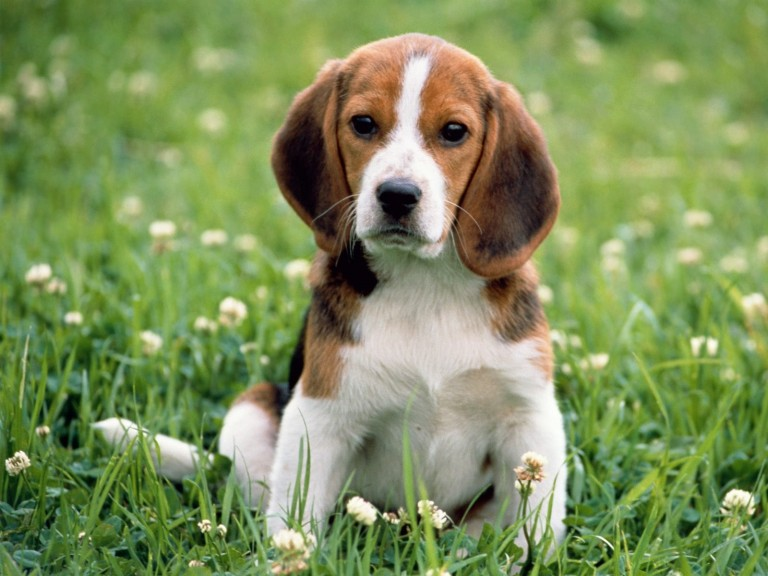
#> input picture Image_Related/SVD_Image_Compression/cute_dog.jpg, 768 x 576 px
$ python best_k_approximation.py
#> lines starting #> are read from the running program, lines starting #| are printed output that depends on the picture; long printed decimals are rounded
import numpy as np
from PIL import Image
import matplotlib.pyplot as plt


def helper_best_rank_k_approximation(input_matrix, k, print_result=False):
    """
    Helper function for best_rank_k_approximation.
    Performs SVD on a given matrix and creates lower (k) dim matrix.

    Args:
    input_matrix (np.ndarray): a matrix representing one of r/g/b image
    k (int): the desired rank of out_matrix
    print_result (bool): default False

    Returns:
        out_matrix
    """
    matrix = np.array(input_matrix)
    u, singular_values, v = np.linalg.svd(matrix, full_matrices=False)
    rows = np.ma.size(matrix, 0)
    columns = np.ma.size(matrix, 1)
    out_matrix = np.zeros((rows, columns))

    for i in range(k):
        temp = (singular_values[i]*u[:, i:i+1])
        out_matrix += (np.matmul(temp, v[i:i+1, :]))

    singular_values_squared = singular_values*singular_values
    calculated_rate = sum(singular_values_squared[k:]) / sum(singular_values_squared)

    if print_result:
        print("When k is ", k, ", error of red matrix is ", calculated_rate)

    return out_matrix, calculated_rate


def best_rank_k_approximation(image_name, k_list):
    """
    Creates 'compressed' images of lower resolution from a given image.
    Each k value in k_list will create a save a new image with corresponding name.
    Args:
    image_name (str): file location, assumes location same folder.
    k_list (list): the desired k values to be used.
    """
#> called with image_name = 'cute_dog.jpg'
    image = Image.open(image_name)
#> image is the input picture: PIL image 768x576 RGB; mean R, G, B 125.8, 144.1, 90.8
    b, g, r = image.split()
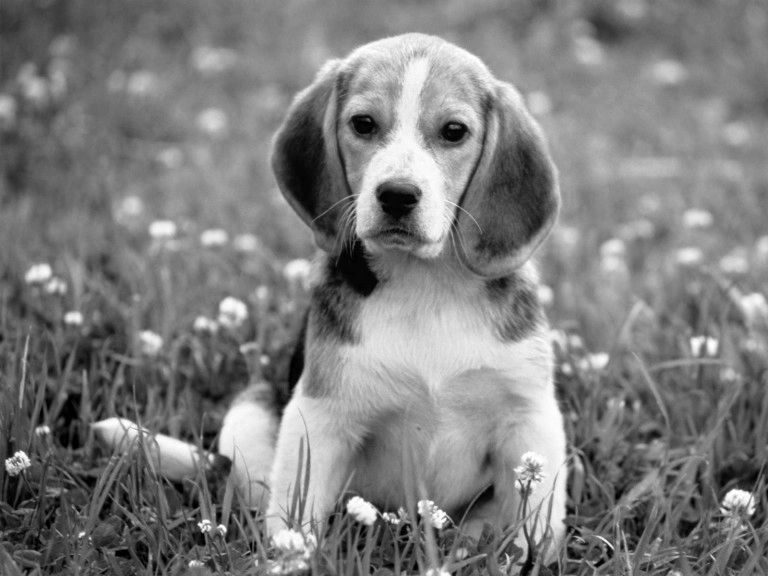
#> b: PIL image 768x576 L; min 0, max 255, mean 125.8
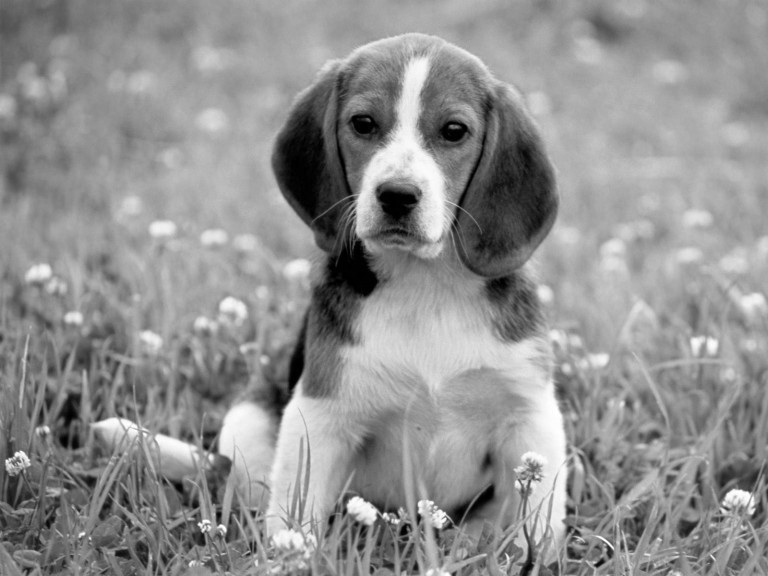
#> g: PIL image 768x576 L; min 0, max 255, mean 144.1
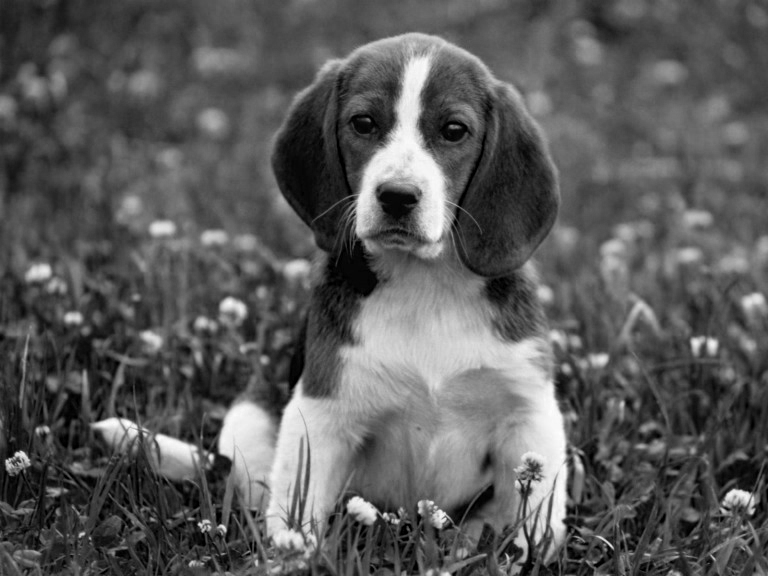
#> r: PIL image 768x576 L; min 0, max 255, mean 90.8
    rates_b = []
    rates_r = []
    rates_g = []

    for k_value in k_list:
        r_new, rate_r = helper_best_rank_k_approximation(r, k_value, print_result=True)
        g_new, rate_g = helper_best_rank_k_approximation(g, k_value)
        b_new, rate_b = helper_best_rank_k_approximation(b, k_value)
        image_r_new = Image.fromarray(r_new.clip(0, 255).astype('uint8'))
        image_g_new = Image.fromarray(g_new.clip(0, 255).astype('uint8'))
        image_b_new = Image.fromarray(b_new.clip(0, 255).astype('uint8'))
        image_new = Image.merge("RGB", (image_b_new, image_g_new, image_r_new))
        image_new.save(str(k_value)+"_approximation_"+image_name)
        rates_b.append(rate_b*100)
        rates_g.append(rate_g*100)
        rates_r.append(rate_r*100)
#> this loop made 32 passes
#> (rate_r, rate_g, rate_b) on passes 1 to 12: (0.0747, 0.0287, 0.0425), (0.0461, 0.017, 0.026), (0.032, 0.0116, 0.0178), (0.0232, 0.00848, 0.0127), (0.0174, 0.00646, 0.00948), (0.0134, 0.00502, 0.00736), (0.0106, 0.00403, 0.00576), (0.00856, 0.00326, 0.00464), (0.00695, 0.00268, 0.00378), (0.00567, 0.00222, 0.00309), (0.00467, 0.00185, 0.00256), (0.00389, 0.00156, 0.00213)
#| When k is  5 , error of red matrix is  0.07473
#| When k is  10 , error of red matrix is  0.04607
#| When k is  15 , error of red matrix is  0.03203
#| When k is  20 , error of red matrix is  0.02323
#| When k is  25 , error of red matrix is  0.01737
#| When k is  30 , error of red matrix is  0.01338
#| When k is  35 , error of red matrix is  0.01061
#| When k is  40 , error of red matrix is  0.008564
#> (further printed lines are left out)
#> pass 1, in helper_best_rank_k_approximation, `u, singular_values, v = np.linalg.svd(matrix, full_matrices=False)`:
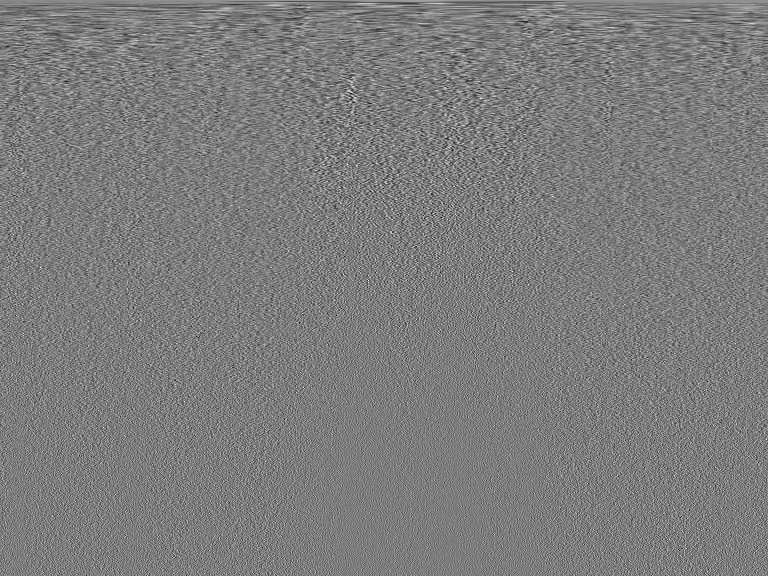
#> v: shape (576, 768) float64; min -0.201, max 0.21, mean 4.53e-05; drawn with min black and max white
#> pass 1, in best_rank_k_approximation, `r_new, rate_r = helper_best_rank_k_approximation(r, k_value, print_res..`:
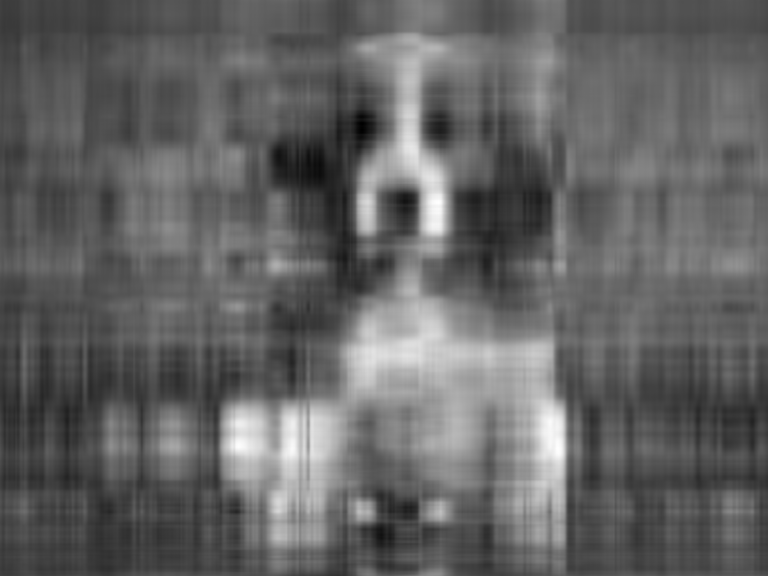
#> r_new: shape (576, 768) float64; min -22.62, max 267.3, mean 90.7; drawn with min black and max white
#> pass 1, in helper_best_rank_k_approximation (call 2), `u, singular_values, v = np.linalg.svd(matrix, full_matrices=False)`:
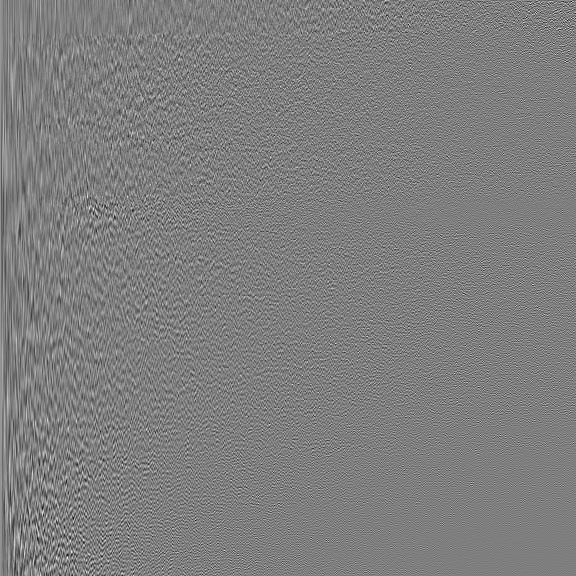
#> u: shape (576, 576) float64; min -0.246, max 0.248, mean 6.76e-05; drawn with min black and max white
#> after the loop, rates_b = 32 values, max 4.25 at index 0, min 0.0158 at index 31, mean 0.47; rates_g = 32 values, max 2.87 at index 0, min 0.0122 at index 31, mean 0.32; rates_r = 32 values, max 7.47 at index 0, min 0.0284 at index 31, mean 0.843

    plt.plot(k_list, rates_b, 'b', k_list, rates_r, 'r', k_list, rates_g, 'g')
    plt.xlabel('k (values)')
    plt.ylabel('Error Rate (percentage)')
    plt.title('Best Rank K Approximation')
    plt.show()
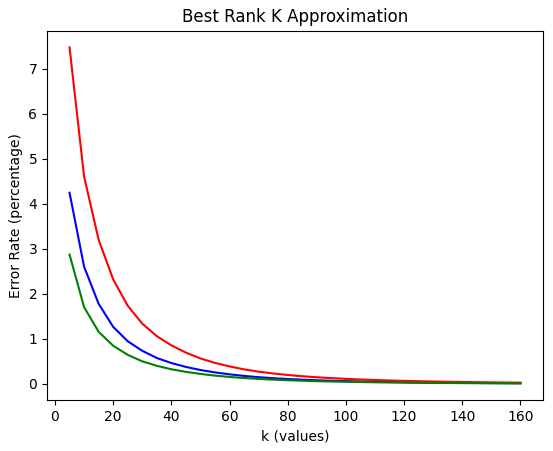
#> figure drawn by matplotlib, 1 panel; curve peaks at x = 5, y = 4.25; curve peaks at x = 5, y = 7.47; curve peaks at x = 5, y = 2.87


def main():
    k = list(range(5, 165, 5))
    best_rank_k_approximation("cute_dog.jpg", k)


main()
